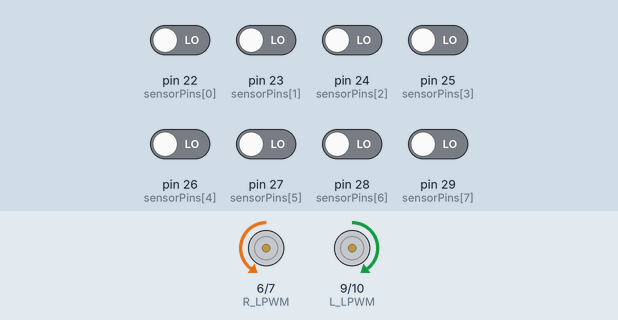
A sketch run on a simulated Arduino Mega 2560, built with avr-gcc and run on an emulated ATmega2560. On the bench: motor-driver pin pairs drawn as motors (green arrow = first pin HIGH = forward, orange = second pin HIGH = backward, longer = more drive). The test bench sets the inputs (shaded band); at power-on: pin 22 (sensorPins[0]), pin 23 (sensorPins[1]), pin 24 (sensorPins[2]), pin 25 (sensorPins[3]), pin 26 (sensorPins[4]), pin 27 (sensorPins[5]), pin 28 (sensorPins[6]), pin 29 (sensorPins[7]) LOW. What the sketch prints to the serial monitor is not drawn.

Above: at 1.2 s.
1.3 s: pin 22 (sensorPins[0]) driven HIGH
At 2.5 s:
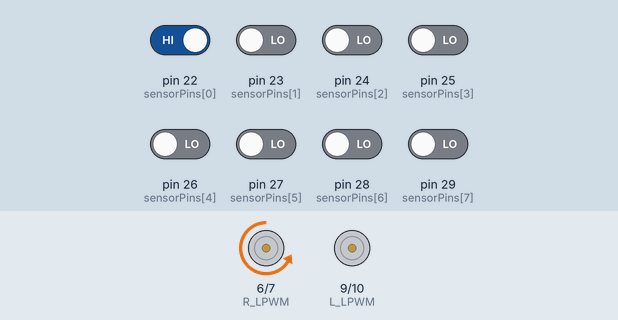
2.8 s: pin 26 (sensorPins[4]) driven HIGH
At 3.7 s:
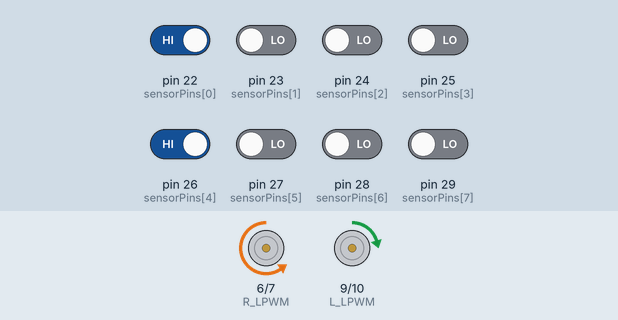
4.3 s: pin 27 (sensorPins[5]) driven HIGH
At 4.9 s:
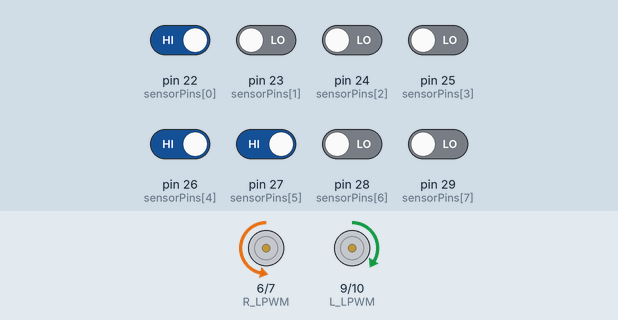
5.8 s: pin 28 (sensorPins[6]) driven HIGH
At 7.0 s:
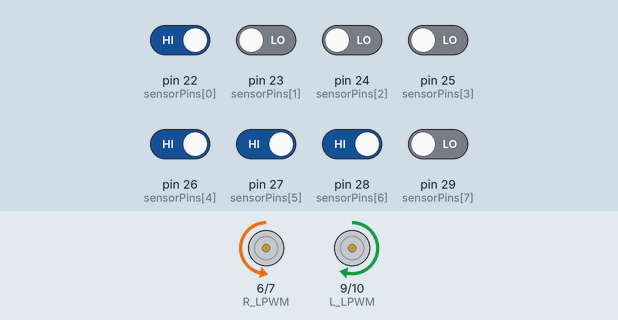
7.3 s: pin 25 (sensorPins[3]) driven HIGH
At 8.3 s:
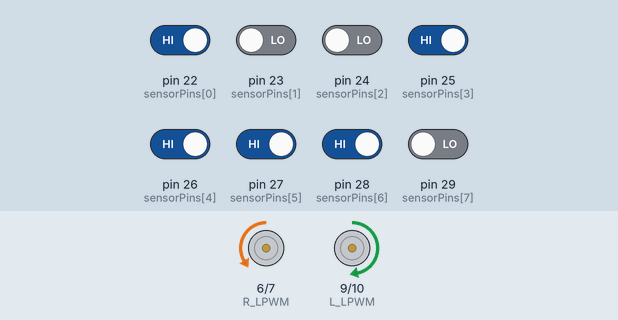
8.8 s: pin 23 (sensorPins[1]) driven HIGH
At 9.5 s:
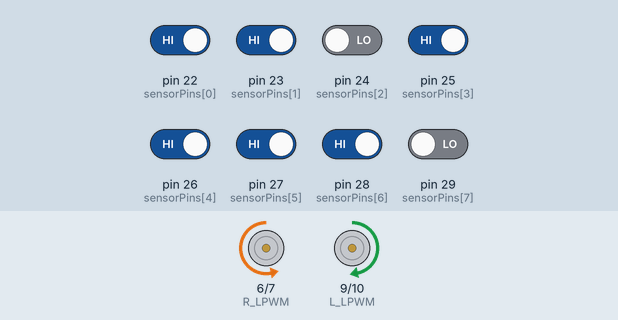
Timing chart, 0 to 11.3 s (numbered marks = the images above; inputs shaded):
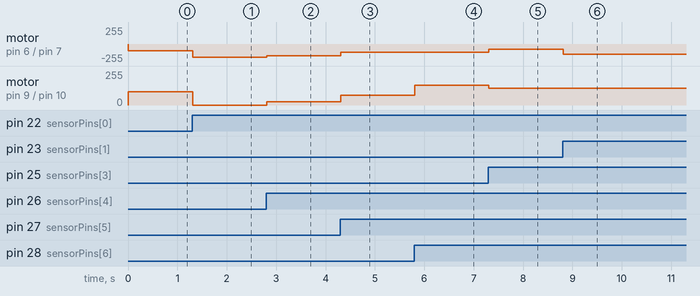

The sketch:

line_following.ino
```cpp
// ================================================================
// Simple PID Line Follower Robot (Reykha S8 + JGA25-370 Motors)
// ================================================================

// --- 1. CONFIGURATION & PINS ---
// Adjust these constants to match your specific hardware

// JGA25-370 Motor Wiring (For reference):
// Red:    Motor + (Connect to OUT1 / OUT3)
// White:  Motor - (Connect to OUT2 / OUT4)
// Black:  Encoder GND
// Blue:   Encoder VCC (5V)
// Green:  Encoder Phase A (Optional - not used in this simple code)
// Yellow: Encoder Phase B (Optional - not used in this simple code)

// Number of sensors (Updated for Reykha S8)
const int NUM_SENSORS = 8;

// Motor Driver Pins (L298N example)
//const int ENA = 10; // PWM Pin for Left Motor Speed
const int L_LPWM = 9;  // Left Motor Direction
const int L_RPWM = 10;  // Left Motor Direction
const int R_LPWM = 6;  // Right Motor Direction
const int R_RPWM = 7;  // Right Motor Direction
//const int ENB = 5;  // PWM Pin for Right Motor Speed

// Optional: Encoder Pins (Defined here for reference, but not used in loop)
// const int LEFT_ENC_A = 2;
// const int LEFT_ENC_B = 3;
// const int RIGHT_ENC_A = 18;
// const int RIGHT_ENC_B = 19;

// Sensor Pins (Digital inputs from your array)
// IMPORTANT: Update these to match where you connected your 8 Reykha pins
const int sensorPins[NUM_SENSORS] = {22, 23, 24, 25, 26, 27, 28, 29};

// --- 2. PID CONSTANTS (THE TUNING PART) ---
// You must tune these values! Start with Kp, then Kd, then Ki.
float Kp = 25.0; // Proportional (Reaction strength)
float Ki = 0.0;  // Integral (Accumulated error correction)
float Kd = 50.0; // Derivative (Damping/predicting future error)

// Motor Speed Settings
// JGA25-370 motors are powerful. If they are high RPM (e.g. 1000RPM),
// lower this BASE_SPEED to 100-120. If low RPM (e.g. 300RPM), keep 150-200.
const int BASE_SPEED = 100; // Base speed (0-255)
const int MAX_SPEED = 255;  // Maximum limit

// --- 3. VARIABLES ---
int ir_values[NUM_SENSORS]; // Array of 8 bools (0s and 1s)
int lastError = 0;
int P, I, D;
int PID_value;

void setup() {
  // Initialize Motor Pins
  // pinMode(ENA, OUTPUT);
  pinMode(L_LPWM, OUTPUT);
  pinMode(L_RPWM, OUTPUT);
  pinMode(R_LPWM, OUTPUT);
  pinMode(R_RPWM, OUTPUT);
  // pinMode(ENB, OUTPUT);

  // Initialize Sensor Pins
  for (int i = 0; i < NUM_SENSORS; i++) {
    pinMode(sensorPins[i], INPUT);
  }

  // Start Serial for debugging
  Serial.begin(9600);
}

void loop() {
  // 1. READ SENSORS
  // Reads the 8 pins into the ir_values array
  readSensors();

  // 2. CALCULATE ERROR
  // Calculates position based on the 8 sensor values
  int error = calculateError();
  Serial.println(error);

  // 3. PID CALCULATIONS
  P = error;
  I = I + error;
  D = error - lastError;

  // Compute the PID Output
  PID_value = (Kp * P) + (Ki * I) + (Kd * D);

  // Save current error for next loop's 'D' calculation
  lastError = error;

  // 4. MOTOR CONTROL
  calculateMotorSpeeds(PID_value);
}

// ================================================================
// HELPER FUNCTIONS
// ================================================================

// Reads sensor data into the ir_values array
void readSensors() {
  // If you are using a library for Reykha S8, replace this loop
  // with your library's read function to fill ir_values[0] to [7]
  for (int i = 0; i < NUM_SENSORS; i++) {
    ir_values[i] = digitalRead(sensorPins[i]);
  }
}

// Calculates how far the robot is from the center line
int calculateError() {
  long weightedSum = 0;
  int activeSensors = 0;

  // Weights for 8 sensors:
  // 0: Far Left  (-4)
  // 3: Left Center (-1)
  // 4: Right Center (1)
  // 7: Far Right (4)
  // Center is virtually between index 3 and 4
  int weights[8] = {-4, -3, -2, -1, 1, 2, 3, 4};

  for (int i = 0; i < NUM_SENSORS; i++) {
    if (ir_values[i] == 1) { // Assuming 1 is Line detected
      weightedSum += weights[i];
      activeSensors++;
    }
  }

  // If no line is detected, use the last known error to keep turning
  if (activeSensors == 0) {
    return lastError;
  }

  // Return the weighted sum as the error
  return weightedSum;
}

void calculateMotorSpeeds(int correction) {
  // Adjust speeds based on PID correction
  int leftMotorSpeed = BASE_SPEED + correction;
  int rightMotorSpeed = BASE_SPEED - correction;

  // Constrain speeds to 0-255 range so we don't send invalid PWM
  leftMotorSpeed = constrain(leftMotorSpeed, 0, MAX_SPEED);
  rightMotorSpeed = constrain(rightMotorSpeed, 0, MAX_SPEED);

  // Apply to motors
  setMotors(leftMotorSpeed, rightMotorSpeed);
}

void setMotors(int leftSpeed, int rightSpeed) {
  // Left Motor Forward
  analogWrite(L_LPWM, leftSpeed);
  digitalWrite(L_RPWM, LOW);
  // digitalWrite(IN2, LOW);

  // Right Motor Forward
  analogWrite(R_RPWM, rightSpeed);
  digitalWrite(R_LPWM, LOW);
  // digitalWrite(IN4, LOW);
}


// const int L_LPWM=9;
// const int L_RPWM=10;
// const int R_LPWM=6;
// const int R_RPWM=7;

// void setup(){
//   pinMode(L_LPWM,OUTPUT);
//   pinMode(L_RPWM,OUTPUT);
//   pinMode(R_LPWM,OUTPUT);
//   pinMode(R_RPWM,OUTPUT);
//   analogWrite(L_RPWM,0);
//   analogWrite(L_LPWM,100);
//   analogWrite(R_LPWM,0);
//   analogWrite(R_RPWM,100);


// }

// void loop(){
//   // analogWrite(R_RPWM,0);
//   // analogWrite(R_LPWM,100);
//   // delay(10000);
//   // analogWrite(R_RPWM,100);
//   // analogWrite(R_LPWM,0);
//   // delay(1000);
// }

// const int sensorPins[8] = {22, 23, 24, 25, 26, 27, 28, 29};
// int ir_values[8];
// void setup(){
//    for (int i = 0; i < 8; i++) {
//     pinMode(sensorPins[i], INPUT);
//    }
//   Serial.begin(9600);

// }
// void loop() {
//   // If you are using a library for Reykha S8, replace this loop
//   // with your library's read function to fill ir_values[0] to [7]
//   for (int i = 0; i < 8; i++) {
//     ir_values[i] = digitalRead(sensorPins[i]);
//     Serial.print(ir_values[i]);
//   }
//   Serial.println();
//   delay(1000);
// }
```

Measured:
- after the input at 1.3 s, motor on pin 6 (R_LPWM) / pin 7 (R_RPWM): backward 100/255 → backward 200/255 at once; motor on pin 9 (L_LPWM) / pin 10 (L_RPWM): forward 100/255 → stopped at once
- after the input at 2.8 s, motor on pin 6 (R_LPWM) / pin 7 (R_RPWM): backward 200/255 → backward 175/255 at once; motor on pin 9 (L_LPWM) / pin 10 (L_RPWM): stopped → forward 25/255 at once
- after the input at 4.3 s, motor on pin 6 (R_LPWM) / pin 7 (R_RPWM): backward 175/255 → backward 125/255 at once; motor on pin 9 (L_LPWM) / pin 10 (L_RPWM): forward 25/255 → forward 75/255 at once
- after the input at 5.8 s, motor on pin 9 (L_LPWM) / pin 10 (L_RPWM): forward 75/255 → forward 150/255 at once
- after the input at 7.3 s, motor on pin 6 (R_LPWM) / pin 7 (R_RPWM): backward 125/255 → backward 75/255 at once; motor on pin 9 (L_LPWM) / pin 10 (L_RPWM): forward 150/255 → forward 125/255 at once
- after the input at 8.8 s, motor on pin 6 (R_LPWM) / pin 7 (R_RPWM): backward 75/255 → backward 150/255 at once
